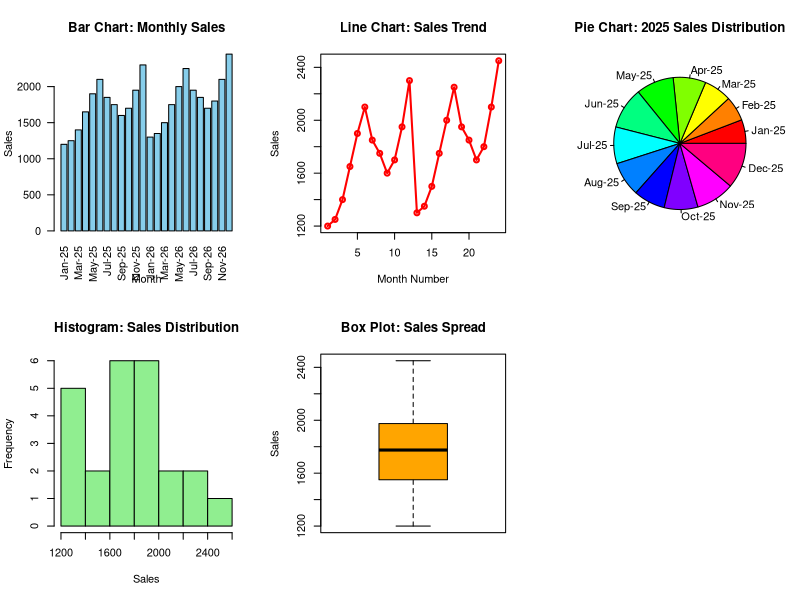
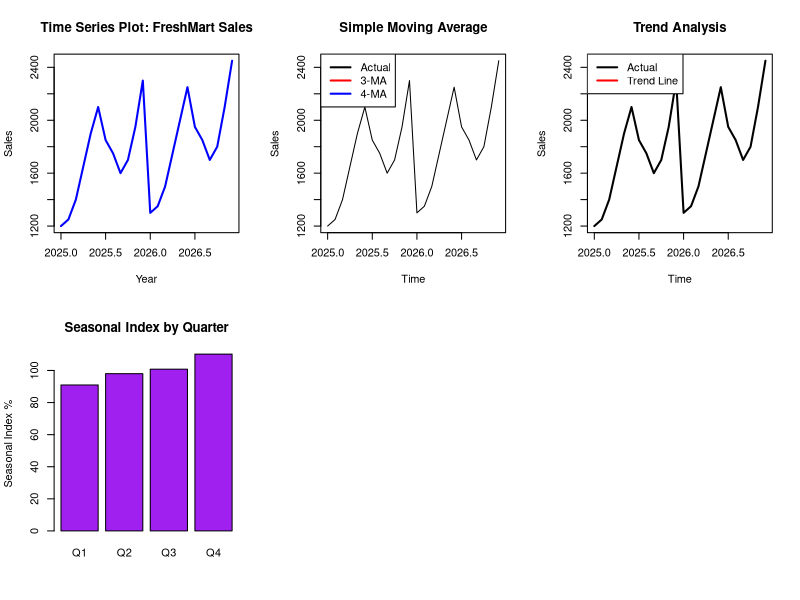

R code for these plots, in order:
# ================================================
# TYBSc Data Science - Forecasting Practical
# Title: Sales Forecasting and Time Series Analysis
# Company: FreshMart Supermarket, Mumbai
# ================================================

# -------- TASK 1: DATA COLLECTION & PRESENTATION --------
# 1. Create a data frame
Month <- c("Jan-25","Feb-25","Mar-25","Apr-25","May-25","Jun-25",
           "Jul-25","Aug-25","Sep-25","Oct-25","Nov-25","Dec-25",
           "Jan-26","Feb-26","Mar-26","Apr-26","May-26","Jun-26",
           "Jul-26","Aug-26","Sep-26","Oct-26","Nov-26","Dec-26")

Sales <- c(1200,1250,1400,1650,1900,2100,
           1850,1750,1600,1700,1950,2300,
           1300,1350,1500,1750,2000,2250,
           1950,1850,1700,1800,2100,2450)

freshmart <- data.frame(Month, Sales) # data.frame() function

# 2. Display the dataset
print("===== FULL DATASET =====")
print(freshmart)

# 3. Display structure of dataset
print("===== STRUCTURE =====")
str(freshmart)

# 4. Display summary statistics
print("===== SUMMARY STATISTICS =====")
summary(freshmart$Sales)

# 5. Display first five records
print("===== FIRST 5 RECORDS =====")
head(freshmart, 5)

# 6. Display last five records
print("===== LAST 5 RECORDS =====")
tail(freshmart, 5)

# -------- TASK 2: DESCRIPTIVE STATISTICS --------
print("===== DESCRIPTIVE STATISTICS =====")
cat("Total Sales:", sum(freshmart$Sales), "\n") # sum()
cat("Average Sales:", mean(freshmart$Sales), "\n") # mean()
cat("Median Sales:", median(freshmart$Sales), "\n") # median()
cat("Maximum Sales:", max(freshmart$Sales), "\n") # max()
cat("Minimum Sales:", min(freshmart$Sales), "\n") # min()
cat("Standard Deviation:", sd(freshmart$Sales), "\n") # sd()
cat("Variance:", var(freshmart$Sales), "\n") # var()
cat("Range:", range(freshmart$Sales), "\n") # range()

# -------- TASK 3: DATA VISUALIZATION --------
par(mfrow=c(2,3)) # 6 graphs ek saath

# 1. Bar Chart
barplot(freshmart$Sales, names.arg=freshmart$Month, col="skyblue",
        main="Bar Chart: Monthly Sales", xlab="Month", ylab="Sales", las=2)

# 2. Line Chart
plot(freshmart$Sales, type="o", col="red", lwd=2,
     main="Line Chart: Sales Trend", xlab="Month Number", ylab="Sales")

# 3. Pie Chart
pie(freshmart$Sales[1:12], labels=freshmart$Month[1:12], col=rainbow(12),
    main="Pie Chart: 2025 Sales Distribution")

# 4. Histogram
hist(freshmart$Sales, col="lightgreen", border="black",
     main="Histogram: Sales Distribution", xlab="Sales")

# 5. Box Plot
boxplot(freshmart$Sales, col="orange",
        main="Box Plot: Sales Spread", ylab="Sales")

par(mfrow=c(2,3)) # wapas normal

# -------- TASK 4: COMPONENTS OF TIME SERIES --------
# 1. Convert to Time Series object
sales_ts <- ts(freshmart$Sales, start=c(2025,1), frequency=12) # ts()

# 2. Plot the time series
plot(sales_ts, main="Time Series Plot: FreshMart Sales",
     ylab="Sales", xlab="Year", col="blue", lwd=2)

# Interpretation
print("TREND: Sales me increasing trend hai - har saal sales badh rahi hai")
print("SEASONAL: Dec me peak aur Sep me dip - seasonal pattern hai")
print("CYCLICAL: 2 saal ka data hai to clear cycle nahi dikh raha")
print("IRREGULAR: Chote fluctuations hai jo random hai")

# -------- TASK 5: MOVING AVERAGE --------
# Install if needed
if(!require("TTR")) install.packages("TTR")
library(TTR)

# A. Simple Moving Average
SMA_3 <- SMA(freshmart$Sales, n=3) # 3-Month MA
SMA_4 <- SMA(freshmart$Sales, n=4) # 4-Month MA

print("===== 3-MONTH MOVING AVERAGE =====")
print(SMA_3)
print("===== 4-MONTH MOVING AVERAGE =====")
print(SMA_4)

plot(sales_ts, main="Simple Moving Average", ylab="Sales", col="black")
lines(SMA_3, col="red", lwd=2)
lines(SMA_4, col="blue", lwd=2)
legend("topleft", legend=c("Actual","3-MA","4-MA"), col=c("black","red","blue"), lwd=2)

# B. Weighted Moving Average - weights: 0.2, 0.3, 0.5
weights <- c(0.2, 0.3, 0.5)
WMA <- filter(freshmart$Sales, weights, sides=1)
print("===== WEIGHTED MOVING AVERAGE =====")
print(WMA)

# Next month forecast = last 3 months ka WMA
last3 <- tail(freshmart$Sales, 3)
next_forecast <- sum(last3 * weights)
cat("Forecast for Jan-27 using WMA:", next_forecast, "\n")

# -------- TASK 6: TREND ANALYSIS - LINEAR REGRESSION --------
time <- 1:24 # time variable
model <- lm(Sales ~ time, data=freshmart) # lm()

print("===== REGRESSION MODEL =====")
summary(model)
cat("Regression Equation: Sales =", coef(model)[1], "+", coef(model)[2], "* time\n")

# Predict for Jan 2027 = time 25
new_data <- data.frame(time=25)
predicted_jan27 <- predict(model, new_data)
cat("Predicted Sales for Jan-2027:", predicted_jan27, "\n")

# Plot Actual vs Trend
plot(sales_ts, main="Trend Analysis", ylab="Sales", col="black", lwd=2)
abline(model, col="red", lwd=2) # trend line
legend("topleft", legend=c("Actual","Trend Line"), col=c("black","red"), lwd=2)

# -------- TASK 7: SEASONAL VARIATION --------
# 1. Arrange quarter-wise
quarters <- rep(1:4, 6) # 6 quarters x 4 = 24 months
sales_matrix <- matrix(freshmart$Sales, nrow=4, byrow=FALSE) # rows=quarters

# 2. Calculate
overall_avg <- mean(freshmart$Sales)
seasonal_avg <- rowMeans(sales_matrix) # colMeans agar month wise chahiye
seasonal_index <- (seasonal_avg / overall_avg) * 100

print("===== SEASONAL INDEX =====")
print(paste("Q1:", round(seasonal_index[1],2)))
print(paste("Q2:", round(seasonal_index[2],2)))
print(paste("Q3:", round(seasonal_index[3],2)))
print(paste("Q4:", round(seasonal_index[4],2)))

barplot(seasonal_index, names.arg=c("Q1","Q2","Q3","Q4"), col="purple",
        main="Seasonal Index by Quarter", ylab="Seasonal Index %")
cat("Quarter with Maximum Demand: Q", which.max(seasonal_index), "\n")

# -------- TASK 8: BUSINESS INTERPRETATION --------
print("===== BUSINESS INTERPRETATION =====")
cat("1. Highest Sales Month:", Month[which.max(Sales)], "-", max(Sales), "\n")
cat("2. Lowest Sales Month:", Month[which.min(Sales)], "-", min(Sales), "\n")
cat("3. Trend:", ifelse(coef(model)[2]>0, "Increasing", "Decreasing"), "\n")
cat("4. Highest Seasonal Index Quarter: Q", which.max(seasonal_index), "\n")
cat("5. Next Month Forecast using WMA:", next_forecast, "\n")
cat("6. Business Decisions:\n")
cat(" a. Q4 me inventory aur staff badhao - seasonal peak hai\n")
cat(" b. Sep me offers chalao - sales dip hoti hai\n")
cat(" c. Overall trend increasing hai to new product launch karo\n")
